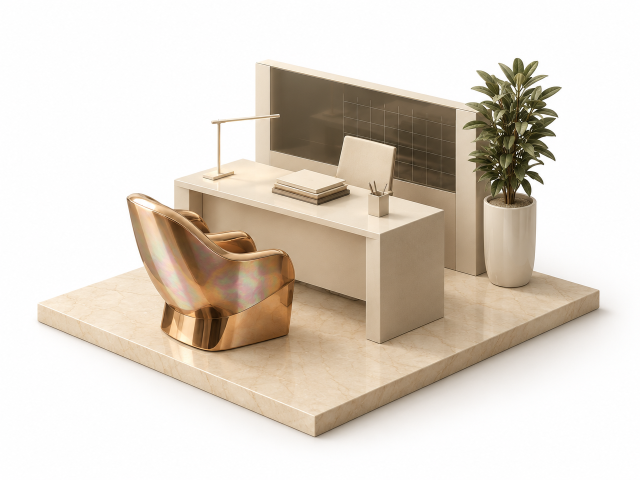
#> input picture site/scripts/art/src/scenes/assistant.png, 1280 x 960 px, found by its file name (shown at 1/2 size); its folder holds only this picture in this run
$ python iri.py src/scenes/assistant.png src/scenes/callcenter.png
#> lines starting #> are read from the running program, lines starting #| are printed output that depends on the picture; after the words box and inside, x2 and y2 are one past the last pixel; in counts of white or black regions, pixels touching at a corner belong together
### site/scripts/art/finish.py
"""Отделка иллюстраций перед перекраской в палитры: радужный перелив меди сводится к одному оттенку металла.

Раунд 5. Сначала здесь были ещё плёночное зерно, укороченные блики и погашенные ореолы у стеклянной девушки.
Заказчик увидел в этом размытость и шероховатость, поэтому всё это убрано: резкость и свет исходника не трогаются.
У «Сигнала» отделка не применяется вовсе, его кадры — исходники как есть. Работает в OkLab, вызывается из scenes.py.
"""
import numpy as np

M1 = np.array([[0.4122214708, 0.5363325363, 0.0514459929], [0.2119034982, 0.6806995451, 0.1073969566], [0.0883024619, 0.2817188376, 0.6299787005]])
M2 = np.array([[0.2104542553, 0.7936177850, -0.0040720468], [1.9779984951, -2.4285922050, 0.4505937099], [0.0259040371, 0.7827717662, -0.8086757660]])


def _lin(c):
    return np.where(c <= 0.04045, c / 12.92, ((c + 0.055) / 1.055) ** 2.4)


def _srgb(c):
    c = np.clip(c, 0, 1)
    return np.where(c <= 0.0031308, c * 12.92, 1.055 * c ** (1 / 2.4) - 0.055)


def _lch(rgb):
    lab = np.cbrt(_lin(rgb) @ M1.T) @ M2.T
    return lab[..., 0], np.hypot(lab[..., 1], lab[..., 2]), np.arctan2(lab[..., 2], lab[..., 1])


def _rgb(L, C, H):
    lab = np.stack([L, C * np.cos(H), C * np.sin(H)], -1)
    return _srgb(((lab @ np.linalg.inv(M2).T) ** 3) @ np.linalg.inv(M1).T)


def _circ_median(h):
    return np.arctan2(np.median(np.sin(h)), np.median(np.cos(h)))


def matte_scene(rgb):
    """Сцена на белом фоне: перелив металла сводится к одному оттенку. Резкость, блики и фон не трогаются."""
    L, C, H = _lch(rgb)
    metal = np.clip((C - 0.045) / 0.035, 0, 1)
    if (metal > 0.6).any():
        h0 = _circ_median(H[metal > 0.6])
        d = np.angle(np.exp(1j * (H - h0)))
        H = h0 + d * (1 - 0.7 * metal)          # перелив сводится к одному оттенку
        C = C * (1 - 0.12 * metal)
    return _rgb(L, C, H)

### site/scripts/art/iri.py
"""Иллюстрации концепции части 9 «Перелив» (iris).

Источники те же, что у остальных палитр (src/scenes, src/glass-girl.png); остальные палитры этот скрипт не трогает.
  iris — медь остаётся оранжевой, а блики уходят в розовый и сирень, как тонкая плёнка (WMT AI).
         Тени глубже, в красную лаву.
Запуск: python3 site/scripts/art/iri.py site/scripts/art/src site/public/img/art
"""
import sys
import numpy as np
from PIL import Image
from scipy import ndimage

sys.path.insert(0, __file__.rsplit('/', 1)[0])
from finish import matte_scene  # noqa: E402

SRC, OUT = sys.argv[1], sys.argv[2]
NAMES = ['assistant', 'sales', 'support', 'office', 'callcenter', 'corp', 'custom',
         'ind-trade', 'ind-marketing', 'ind-finance', 'ind-telecom', 'ind-ecom', 'ind-other']
FRAME = {'scene': ((1120, 840), (0.88, 0.86)), 'ind': ((1040, 1040), (0.86, 0.86))}

M1 = np.array([[0.4122214708, 0.5363325363, 0.0514459929], [0.2119034982, 0.6806995451, 0.1073969566], [0.0883024619, 0.2817188376, 0.6299787005]])
M2 = np.array([[0.2104542553, 0.7936177850, -0.0040720468], [1.9779984951, -2.4285922050, 0.4505937099], [0.0259040371, 0.7827717662, -0.8086757660]])


def to_lin(c):
    return np.where(c <= 0.04045, c / 12.92, ((c + 0.055) / 1.055) ** 2.4)


def to_srgb(c):
    c = np.clip(c, 0, 1)
    return np.where(c <= 0.0031308, c * 12.92, 1.055 * c ** (1 / 2.4) - 0.055)


def lch(rgb):
    lab = np.cbrt(to_lin(rgb) @ M1.T) @ M2.T
    return lab[..., 0], np.hypot(lab[..., 1], lab[..., 2]), np.arctan2(lab[..., 2], lab[..., 1])


def from_lch(L, C, H):
    lab = np.stack([L, C * np.cos(H), C * np.sin(H)], -1)
    return to_srgb(((lab @ np.linalg.inv(M2).T) ** 3) @ np.linalg.inv(M1).T)


def sm(a, b, x):
    t = np.clip((x - a) / (b - a), 0, 1)
    return t * t * (3 - 2 * t)


def iris_hue(h0, L, C, lo=0.58, hi=0.9):
    """Тонкая плёнка: свет уходит от оранжевого к розовому и сирени, тени — к красной лаве."""
    up = sm(lo, hi, L)
    down = sm(0.45, 0.2, L)
    return h0 - np.radians(95) * up ** 1.2 - np.radians(10) * down


def frame(im, size, fit):
    W, H = size
    corners = np.concatenate([im[:24, :24].reshape(-1, 3), im[:24, -24:].reshape(-1, 3), im[-24:, :24].reshape(-1, 3), im[-24:, -24:].reshape(-1, 3)])
    im = np.clip(im / np.median(corners, 0), 0, 1)
    ys, xs = np.nonzero((1 - im).max(-1) > 0.035)
    box = im[ys.min():ys.max() + 1, xs.min():xs.max() + 1]
    bh, bw = box.shape[:2]
    s = min(W * fit[0] / bw, H * fit[1] / bh)
    pic = Image.fromarray((box * 255 + 0.5).astype(np.uint8)).resize((round(bw * s), round(bh * s)), Image.LANCZOS)
    canvas = Image.new('RGB', (W, H), (255, 255, 255))
    canvas.paste(pic, ((W - pic.width) // 2, (H - pic.height) // 2 + round(H * 0.01)))
    return np.asarray(canvas, float) / 255


def copper_mask(L, C, Hh):
    hd = np.degrees(Hh)
    warm = (hd > -40) & (hd < 100)
    core = (C > 0.08) & (hd > 25) & (hd < 85)
    grow = warm & ((C > 0.05) | ((L < 0.42) & (C > 0.035)))
    region = ndimage.binary_propagation(core, mask=grow)
    region = ndimage.binary_closing(region, iterations=2)
    w = np.clip(ndimage.gaussian_filter(region.astype(float), 1.0), 0, 1)
    return w * np.clip((C - 0.05) / 0.03, 0, 1)


def save(arr, path, q=84):
    Image.fromarray((np.clip(arr, 0, 1) * 255 + 0.5).astype(np.uint8)).save(path, quality=q, method=6)


for n in NAMES:
    size, fit = FRAME['ind' if n.startswith('ind-') else 'scene']
    stem = n if n.startswith('ind-') else f'scene-{n}'
    src = frame(np.asarray(Image.open(f'{SRC}/scenes/{n}.png').convert('RGB'), float) / 255, size, fit)
#> in frame, `W, H = size`: W = 1120; H = 840
#> in frame, `corners = np.concatenate([im[:24, :24].reshape(-1, 3), im[:24, -24:].r..`: corners = 2304 rows, first 8: [0.992, 0.996, 1], [0.996, 0.996, 1], [0.996, 0.992, 0.996], [0.992, 0.992, 0.992], [0.992, 0.992, 0.992], [0.992, 0.992, 0.992], [0.992, 0.996, 0.992], [0.996, 0.996, 0.996]
#> in frame, `box = im[ys.min():ys.max() + 1, xs.min():xs.max() + 1]`:
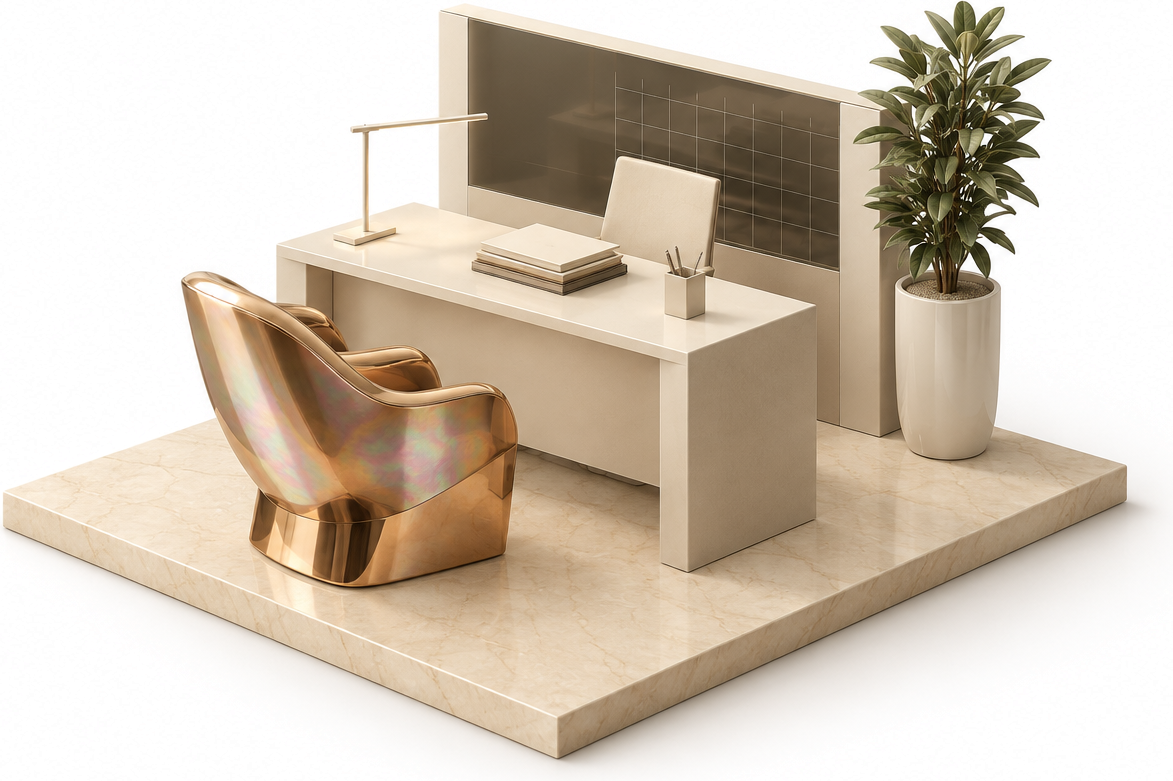
#> box: shape (781, 1173, 3) float64; mean of channels 0, 1, 2 0.829, 0.781, 0.721; drawn as R, G, B
#> in frame, `s = min(W * fit[0] / bw, H * fit[1] / bh)`: s = 0.84
#> in frame, `canvas = Image.new('RGB', (W, H), (255, 255, 255))`: canvas: PIL image 1120x840 RGB; every value is 255
    im = matte_scene(src)
#> in matte_scene, `metal = np.clip((C - 0.045) / 0.035, 0, 1)`:
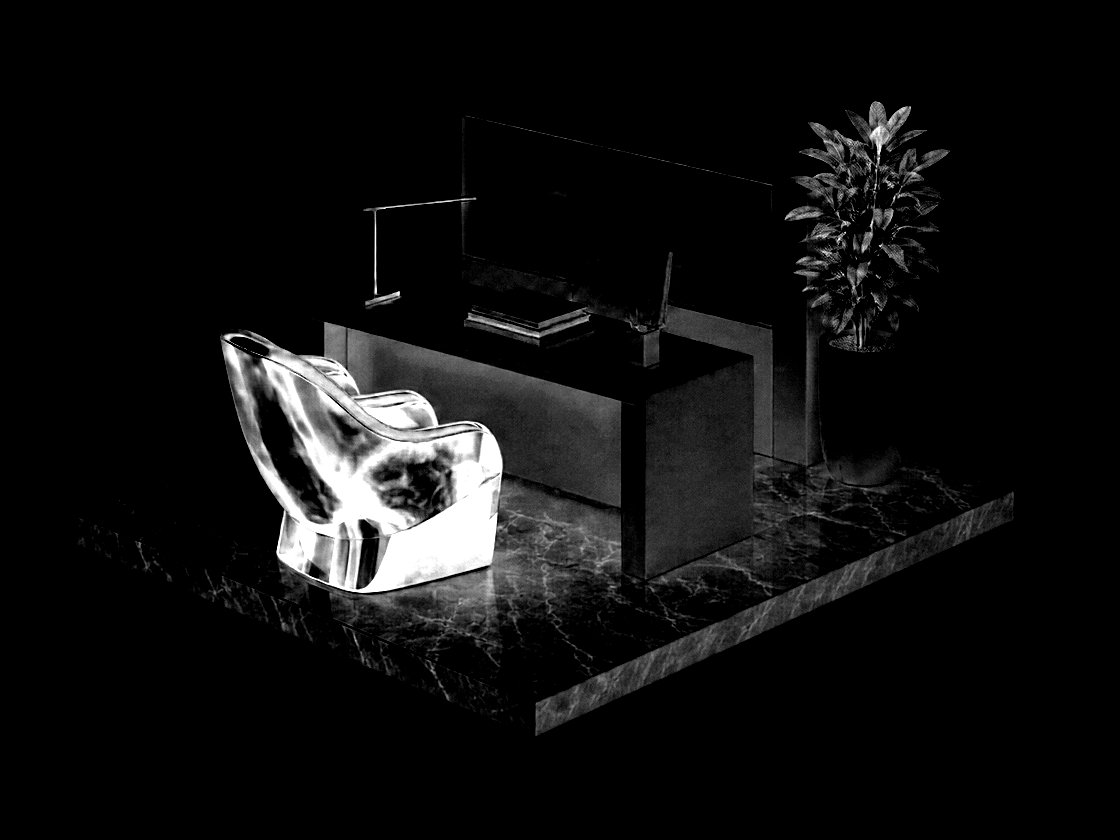
#> metal: shape (840, 1120) float64; min 0, max 1, mean 0.0627
#> in matte_scene, `h0 = _circ_median(H[metal > 0.6])`: h0 = 1.09
    L, C, Hh = lch(im)
    w = copper_mask(L, C, Hh)
#> in copper_mask, `warm = (hd > -40) & (hd < 100)`:
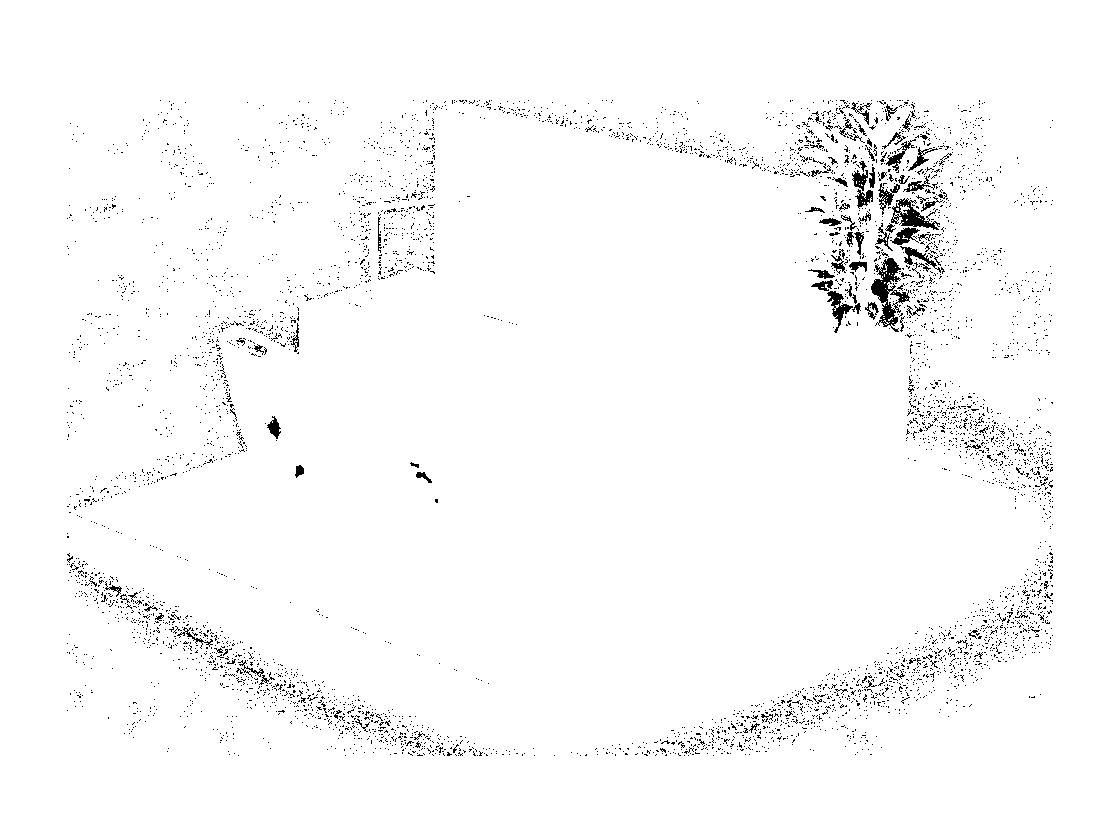
#> warm: shape (840, 1120) bool; 97.9% white; black in thin lines or dots, all inside (x1, y1, x2, y2) = (67, 100, 1053, 756)
#> in copper_mask, `core = (C > 0.08) & (hd > 25) & (hd < 85)`: core: shape (840, 1120) bool; 0.78% white; 55 white regions (43 under 20 px), largest, box (x1, y1, x2, y2) and area: (330, 481, 497, 592) 3888, (315, 441, 393, 522) 1383, (458, 462, 483, 498) 455
#> in copper_mask, `grow = warm & ((C > 0.05) | ((L < 0.42) & (C > 0.035)))`: grow: shape (840, 1120) bool; 13.1% white; 1551 white regions (1440 under 20 px), largest, box (x1, y1, x2, y2) and area: (220, 322, 622, 646) 74130, (784, 101, 950, 352) 10851, (535, 545, 897, 736) 8869
#> in copper_mask, `region = ndimage.binary_propagation(core, mask=grow)`: region: shape (840, 1120) bool; 7.8% white; 1 white region, box (x1, y1, x2, y2) and area: (220, 322, 622, 641) 73345
#> in copper_mask, `region = ndimage.binary_closing(region, iterations=2)`: region: shape (840, 1120) bool; 8.1% white; 1 white region, box (x1, y1, x2, y2) and area: (220, 322, 622, 641) 76403
    sel = w > 0.5
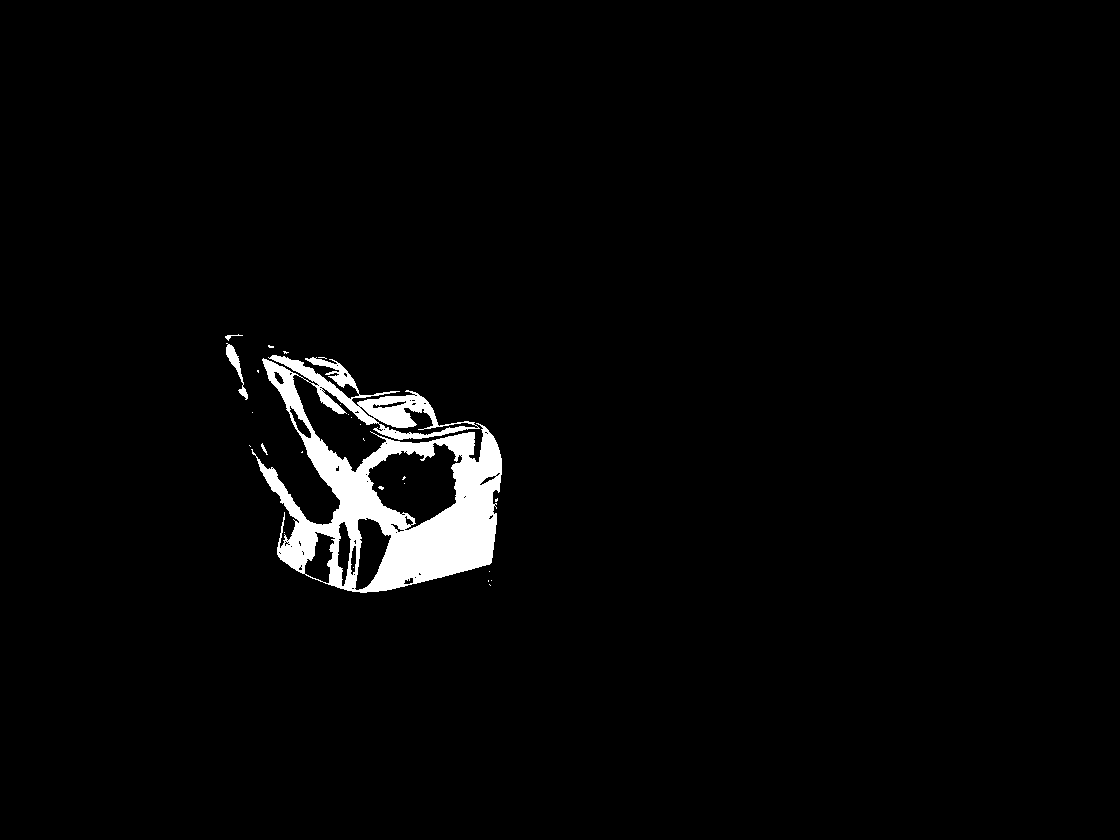
#> sel: shape (840, 1120) bool; 2.6% white; 26 white regions (22 under 20 px), largest, box (x1, y1, x2, y2) and area: (251, 355, 502, 593) 23973, (226, 343, 248, 400) 322, (225, 334, 243, 341) 36, (261, 443, 268, 455) 29
    h0 = np.median(Hh[sel & (C > 0.06)])
#> h0 = 1.09
    # iris: медь с плёночным переливом в бликах
    d = np.angle(np.exp(1j * (Hh - h0)))
    H3 = np.where(w > 0.02, iris_hue(h0 + d * 0.3, L, C), Hh)
    C3 = np.where(w > 0.02, C * (1.08 * w + 0.25 * (1 - w)), C)
    save(from_lch(L, C3, H3), f'{OUT}/{stem}-iris.webp')
#> in to_srgb, `return np.where(c <= 0.0031308, c * 12.92, 1.055 * c ** (1 / 2.4) - 0...`:
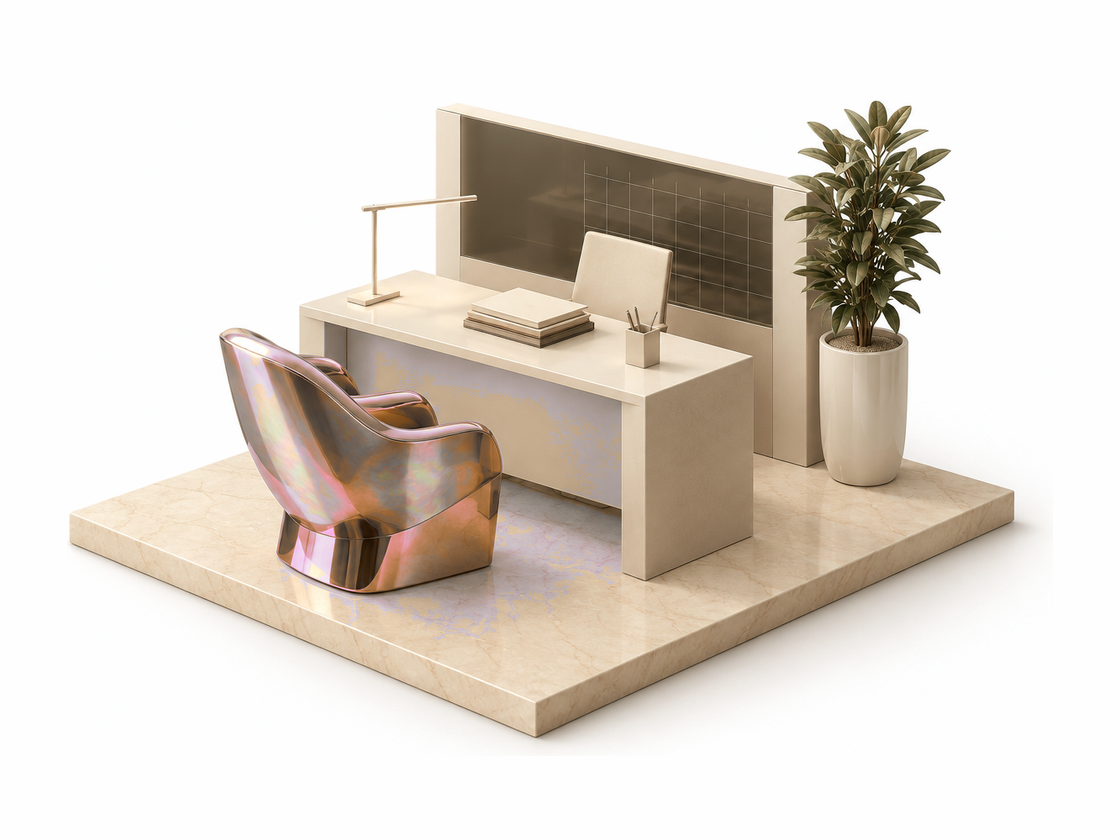
#> returned value: shape (840, 1120, 3) float64; mean of channels 0, 1, 2 0.88, 0.85, 0.816; drawn as R, G, B
    print(n, f'медь {sel.mean() * 100:.1f}%')
#| assistant медь 2.6%
#> (the run stopped early here; a loop or call above may not have finished)
